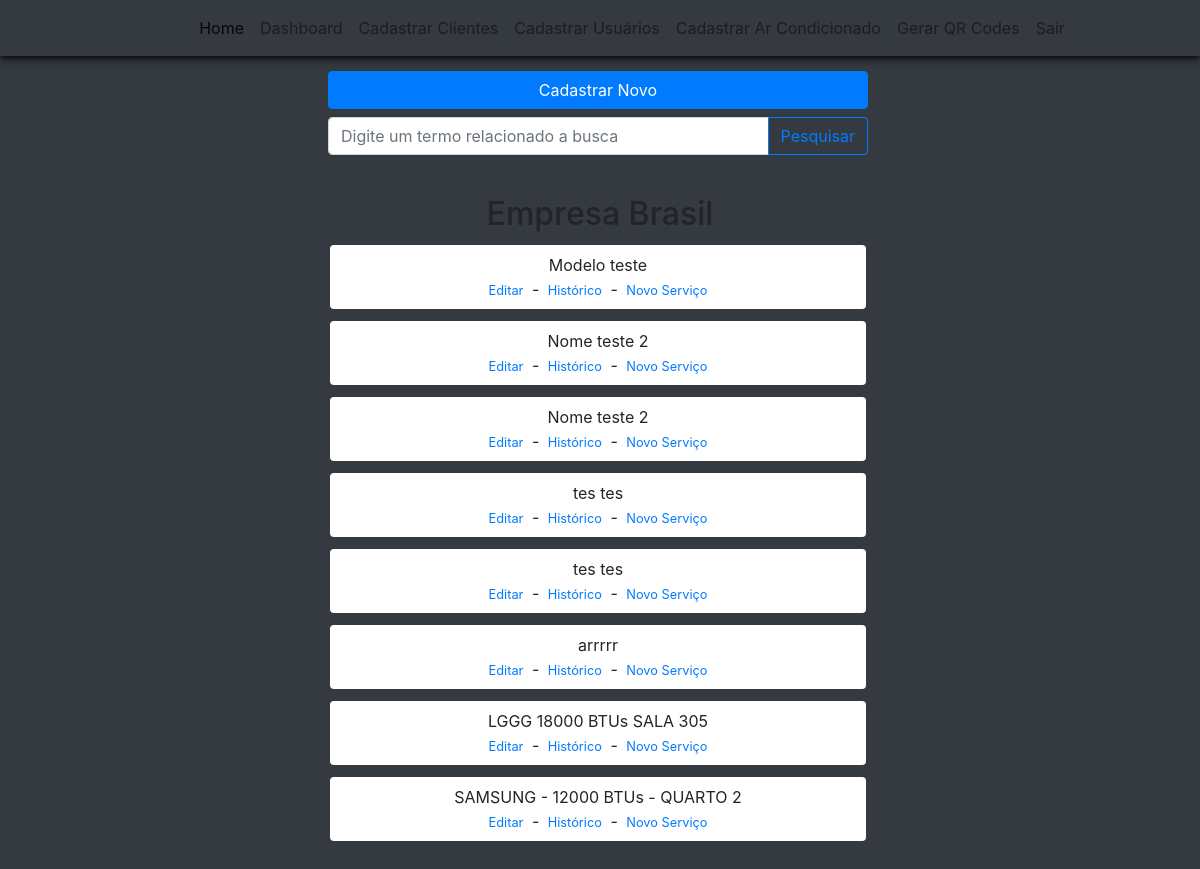
The app's page /dashboard/cliente/servicos/12 (signed in) with its own data.
### climaxcool/models.py (models this page shows)
class Customers(database.Model):
    id = database.Column(database.Integer, primary_key=True)
    type_customer = database.Column(database.String, nullable=False)
    number_register_customer = database.Column(database.String, nullable=False, unique=True)
    name_customer = database.Column(database.String, nullable=False)
    name_responsible = database.Column(database.String)
    email = database.Column(database.String)
    address = database.Column(database.String)
    telephone_fixed = database.Column(database.String)
    telephone_mobile = database.Column(database.String, nullable=False)
    reference_point = database.Column(database.String)
    status_customer = database.Column(database.String, default="ATIVO")
    date_create = database.Column(database.DateTime, nullable=False, default=datetime.utcnow)
    id_user = database.Column(database.Integer, database.ForeignKey('users.id'), nullable=False)
    equipment = database.relationship('Equipments', backref='company_asset', lazy=True)

class Equipments(database.Model):
    id = database.Column(database.Integer, primary_key=True)
    name_equipment = database.Column(database.String, nullable=False)
    btus_equipment = database.Column(database.Integer, nullable=False)
    brand_equipment = database.Column(database.String, nullable=False)
    address = database.Column(database.String, nullable=False)
    qr_code = database.Column(database.String, unique=True)
    status_equipment = database.Column(database.String, default="ATIVO")
    date_create = database.Column(database.DateTime, nullable=False, default=datetime.utcnow)
    id_customer = database.Column(database.Integer, database.ForeignKey('customers.id'), nullable=False)
    id_user = database.Column(database.Integer, database.ForeignKey('users.id'), nullable=False)

### climaxcool/route/routes.py (the view)
@app.route('/dashboard/cliente/servicos/<customer_id>')
@login_required
def equipment_summary(customer_id):
    customer = Customers.query.filter_by(id=customer_id).first();
    equipments = Equipments.query.filter_by(id_customer=customer_id).all();
    print(equipments);
    return render_template('summary_equipments.html', customer=customer, equipments=equipments)

### climaxcool/models.py (called while the page is built)
@login_manager.user_loader
def load_user(id_user):
    return Users.query.get(int(id_user))

### climaxcool/templates/summary_equipments.html (shortened to what this page needs)
{% extends 'nav_logged.html' %}
{% block bodynav %}
<div style="padding-top: 70px; height: 140vh;" class="container-fluid bg-dark">
    <div class="container">
        <div class="row text-center justify-content-center">
            <div class="col-12 col-lg-6 mb-2 mr-1">
                <button type="button" class="btn btn-primary w-100 px-1" onclick="window.location.href = '/cadastro-ar-condicionado/{{customer.id}}';">Cadastrar Novo</button>
            </div>
            <div class="col-12 col-lg-6 mb-4 mr-1">
                <form id="formAction" method="GET" action="{{ url_for('equipment_summary_filter', customer_id=customer.id ) }}">
                    <div class="input-group mb-3">
                        <input type="text" class="form-control" name="name_equipment_input" placeholder="Digite um termo relacionado a busca" aria-label="Digite um nome" aria-describedby="basic-addon2">
                        <div class="input-group-append">
                            <button class="btn btn-outline-primary" id="button-addon2" type="submit">Pesquisar</button>
                        </div>
                    </div>
                </form>
            </div>
        </div>
        <div class="container">
            {% if equipments is not none and equipments|length > 0 %}
            <div class="row justify-content-center mx-md-1">
                <h2 class="col-12 text-center d-none d-md-block" id="customer-name">{{customer.name_customer}}</h2>
                {%for equipment in equipments%}
                <div style="background-color: white;" class="rounded py-2 my-1 text-center col-12 col-lg-6 mb-2 mr-1">
                    <p class="my-0">{{equipment.name_equipment}}</p>
                    <a style="font-size: 0.8rem;" class="mx-1 align-items-center" href="">Editar</a>
                    <span> - </span>
                    <a style="font-size: 0.8rem;" class="mx-1 align-items-center" href="{{url_for('report_service', equipment_id=equipment.id)}}">Histórico</a>
                    <span> - </span>
                    <a style="font-size: 0.8rem;" class="mx-1 align-items-center" href="{{url_for('new_service', customer_id=customer.id, equipment_id=equipment.id)}}">Novo Serviço</a>
                </div>
                {% endfor %}
            </div>
            {%endif%}
        </div>
    </div>
</div>
{% endblock %}

### records on screen
Customers: name_customer "Empresa Brasil"
Equipments: name_equipment "Modelo teste"
Equipments: name_equipment "Nome teste 2"
Equipments: name_equipment "Nome teste 2"
Equipments: name_equipment "tes tes"
Equipments: name_equipment "tes tes"
Equipments: name_equipment "arrrrr"
Equipments: name_equipment "LGGG 18000 BTUs SALA 305"
Equipments: name_equipment "SAMSUNG - 12000 BTUs - QUARTO 2"
